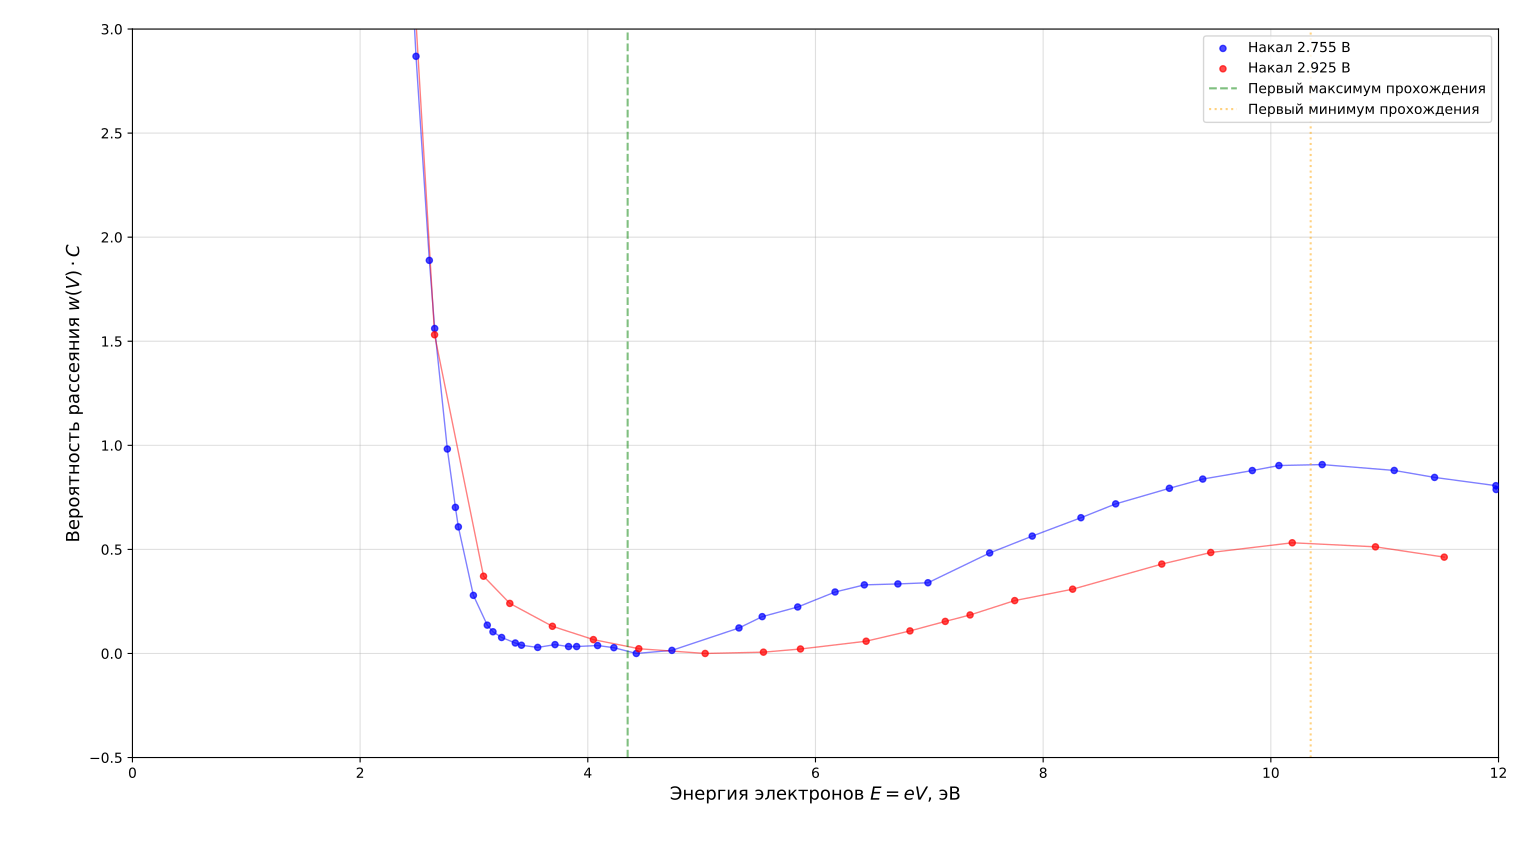

Recreate this plot in Python.
import numpy as np
import matplotlib.pyplot as plt

# === ДАННЫЕ ИЗМЕРЕНИЙ ===
# Накал 2.755 В
V1 = np.array([-0.035, 0.059, 0.314, 1.125, 1.963, 2.19, 2.299, 2.407, 2.491, 2.608, 2.655, 2.766, 2.837, 2.863, 2.995, 3.117, 3.167, 3.243, 3.363, 3.417, 3.56, 3.712, 3.831, 3.902, 4.086, 4.229, 4.426, 4.739, 5.328, 5.532, 5.844, 6.172, 6.429, 6.724, 6.988, 7.53, 7.904, 8.332, 8.637, 9.109, 9.402, 9.837, 10.071, 10.451, 11.084, 11.438, 11.977, 11.979])
I1 = np.array([-0.11, -0.11, -0.11, -0.11, -0.09, 0.04, 0.32, 1.18, 2.81, 7.49, 10.39, 18.54, 24.54, 26.95, 37.45, 43.21, 44.61, 45.85, 47.08, 47.59, 48.09, 47.45, 47.89, 47.89, 47.66, 48.15, 49.51, 48.78, 43.8, 41.48, 39.6, 36.85, 35.61, 35.45, 35.25, 30.55, 28.17, 25.79, 24.13, 22.39, 21.42, 20.56, 20.07, 19.98, 20.55, 21.25, 22.11, 22.52]) / 100.0  # мкА

# Накал 2.925 В
V2 = np.array([-0.055, 1.277, 2.053, 2.388, 2.654, 3.084, 3.315, 3.689, 4.049, 4.448, 5.031, 5.543, 5.868, 6.445, 6.83, 7.14, 7.358, 7.75, 8.259, 9.042, 9.472, 10.188, 10.919, 11.523])
I2 = np.array([-0.11, -0.11, -0.07, 1.25, 14.53, 46.35, 52.82, 58.96, 62.85, 65.67, 67.18, 66.76, 65.75, 63.34, 60.28, 57.59, 55.83, 52.11, 49.33, 43.72, 41.36, 39.47, 40.25, 42.29]) / 100.0  # мкА

# === ОПРЕДЕЛЕНИЕ I_0 ===
# I_0 - ток катода, берем как максимальный ток (минимальное рассеяние)
I0_1 = np.max(I1[I1 > 0])  # Для первого набора
I0_2 = np.max(I2[I2 > 0])  # Для второго набора

print(f"I_0 для накала 2.755 В: {I0_1:.3f} мкА")
print(f"I_0 для накала 2.925 В: {I0_2:.3f} мкА")

# === РАСЧЕТ ВЕРОЯТНОСТИ РАССЕЯНИЯ ===
# w(V) = -(1/C) * ln(I_a(V) / I_0)
# Поскольку C - константа, строим w(V) * C = -ln(I_a(V) / I_0)

# Фильтруем только положительные токи
mask1 = I1 > 0.001  # Избегаем деления на очень малые числа
mask2 = I2 > 0.001

V1_pos = V1[mask1]
I1_pos = I1[mask1]
w1 = -np.log(I1_pos / I0_1)

V2_pos = V2[mask2]
I2_pos = I2[mask2]
w2 = -np.log(I2_pos / I0_2)

# === ПОСТРОЕНИЕ ГРАФИКА ===
plt.figure(figsize=(10, 6))

plt.scatter(V1_pos, w1, color='blue', s=20, alpha=0.7, label='Накал 2.755 В', zorder=5)
plt.scatter(V2_pos, w2, color='red', s=20, alpha=0.7, label='Накал 2.925 В', zorder=5)

# Соединяем точки линиями для наглядности
plt.plot(V1_pos, w1, '-', color='blue', linewidth=1, alpha=0.5)
plt.plot(V2_pos, w2, '-', color='red', linewidth=1, alpha=0.5)

plt.xlabel('Энергия электронов $E = eV$, эВ', fontsize=13)
plt.ylabel('Вероятность рассеяния $w(V) \cdot C$', fontsize=13)
# plt.title('Зависимость вероятности рассеяния электронов от энергии', fontsize=14)
plt.legend(fontsize=11)
plt.grid(True, alpha=0.4)
plt.xlim(0, 12)
plt.ylim(-0.5, 3)

# Отмечаем характерные точки
plt.axvline(4.35, color='green', linestyle='--', alpha=0.5, linewidth=1.5, label='Первый максимум прохождения')
plt.axvline(10.35, color='orange', linestyle=':', alpha=0.5, linewidth=1.5, label='Первый минимум прохождения')
plt.legend(fontsize=10, loc='upper right')

plt.tight_layout()
plt.savefig('scattering_probability.png', dpi=300)
print("График сохранён как 'scattering_probability.png'")
plt.show()

# Вывод минимального значения вероятности (максимум прохождения)
min_w1_idx = np.argmin(w1)
min_w2_idx = np.argmin(w2)
print(f"\nМинимум вероятности рассеяния:")
print(f"Для накала 2.755 В: V = {V1_pos[min_w1_idx]:.2f} В, w*C = {w1[min_w1_idx]:.3f}")
print(f"Для накала 2.925 В: V = {V2_pos[min_w2_idx]:.2f} В, w*C = {w2[min_w2_idx]:.3f}")
